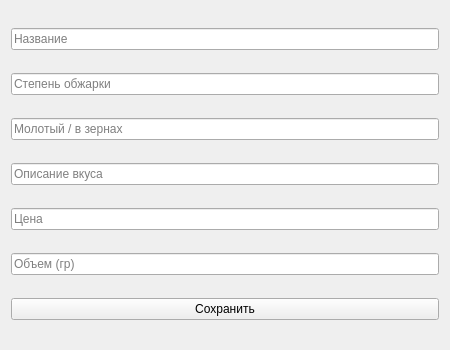
<?xml version="1.0" encoding="UTF-8"?>
<ui version="4.0">
 <class>AddEditForm</class>
 <widget class="QWidget" name="AddEditForm">
  <property name="geometry">
   <rect>
    <x>0</x>
    <y>0</y>
    <width>450</width>
    <height>350</height>
   </rect>
  </property>
  <property name="windowTitle">
   <string>Добавить / Изменить кофе</string>
  </property>
  <layout class="QVBoxLayout" name="verticalLayout">

   <item>
    <widget class="QLineEdit" name="lineName">
     <property name="placeholderText">
      <string>Название</string>
     </property>
    </widget>
   </item>

   <item>
    <widget class="QLineEdit" name="lineRoast">
     <property name="placeholderText">
      <string>Степень обжарки</string>
     </property>
    </widget>
   </item>

   <item>
    <widget class="QLineEdit" name="lineGround">
     <property name="placeholderText">
      <string>Молотый / в зернах</string>
     </property>
    </widget>
   </item>

   <item>
    <widget class="QLineEdit" name="lineDescription">
     <property name="placeholderText">
      <string>Описание вкуса</string>
     </property>
    </widget>
   </item>

   <item>
    <widget class="QLineEdit" name="linePrice">
     <property name="placeholderText">
      <string>Цена</string>
     </property>
    </widget>
   </item>

   <item>
    <widget class="QLineEdit" name="lineVolume">
     <property name="placeholderText">
      <string>Объем (гр)</string>
     </property>
    </widget>
   </item>

   <item>
    <widget class="QPushButton" name="btnSave">
     <property name="text">
      <string>Сохранить</string>
     </property>
    </widget>
   </item>

  </layout>
 </widget>
 <resources/>
 <connections/>
</ui>
